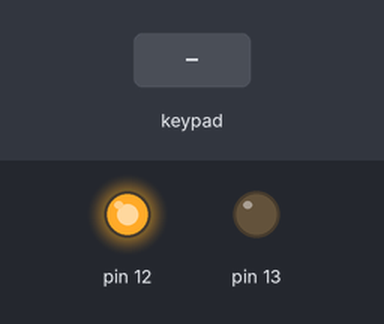
Bench run of a sketch on a simulated Arduino Uno, built with avr-gcc and run on an emulated ATmega328P. Shown: output pins drawn as LEDs (lit = HIGH). Inputs (shaded band) come from the test bench.

Above: at 1.2 s.
1.3 s: keypad keys 1 2 3 4 pressed 0.4 s apart
At 2.8 s:
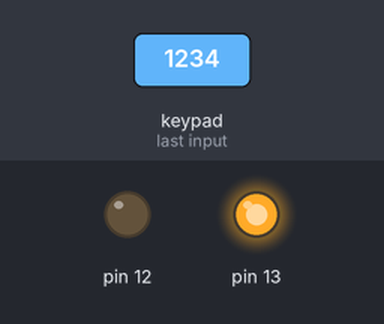
4.4 s: key '1' pressed
At 5.6 s:
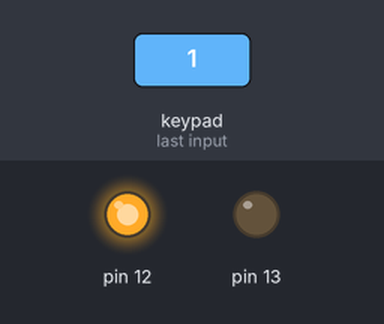
Timing chart, 0 to 7.4 s (numbered marks = the images above; inputs shaded):
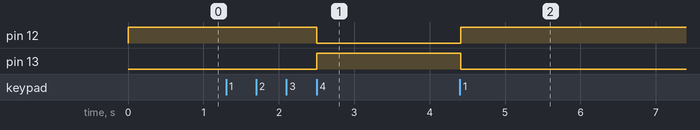

Measured:
- after the input at 1.3 s, pin 12: HIGH → LOW after 1.2 s; pin 13: LOW → HIGH after 1.2 s
- after the input at 4.4 s, pin 12: LOW → HIGH at once; pin 13: HIGH → LOW at once

The sketch:

miniproj.ino
```cpp
#include <Keypad.h>

 const byte rows = 4; //four rows
 const byte cols = 4; //four columns
 char keys[rows][cols] = {
 {'1','2','3','A'},
 {'4','5','6','B'},
 {'7','8','9','C'},
 {'*','0','#','D'}
 };
 byte rowPins[rows] = {0,1,2,3}; //connect to the row pinouts of the keypad
 byte colPins[cols] = {4,5,6,7}; //connect to the column pinouts of the keypad


 Keypad keypad = Keypad( makeKeymap(keys), rowPins, colPins, rows, cols );

 char keycode[4] = {'1','2','3','4'};
 char entry[4] = {'0','0','0','0'};
 int count = 0;
 unsigned long timer = 20000;
 bool timeout;
 bool correct = false;

void setup() {
  // put your setup code here, to run once
  pinMode(12, OUTPUT);
  pinMode(13, OUTPUT);

  for (int i = 0; i < 8; i++)
  {
    pinMode(i, INPUT);
  }
  keypad.setHoldTime(50);
  keypad.setDebounceTime(50);
}

void loop() {
  // put your main code here, to run repeatedly:
  if(!correct){
    digitalWrite(12, HIGH);
    digitalWrite(13, LOW);
  }
  timeout = true;

  for (int i = 0; i < 3; i++)
  {
    entry[i] = entry[i+1];
  }

  while (millis() < timer)
  {
    entry[3] = keypad.getKey();

    if (entry[3] != NULL)
    {
      count++;
      correct = false;
      timeout = false;
      break;
    }
  }

  if (timeout){
    count = 0;
  }
  else {
    if (count == 4){
      if ((entry[0] == keycode[0]) && (entry[1] == keycode[1]) && (entry[2] == keycode[2]) && (entry[3] == keycode[3])){
        digitalWrite(13, HIGH);
        digitalWrite(12, LOW);
        correct = true;
      }
      else{
        count = 0;
      }
    }
  }
  timer = millis() + 10000;
}
/*
#include <Keypad.h>

 const byte rows = 4; //four rows
 const byte cols = 4; //four columns
 char keys[rows][cols] = {
 {'1','2','3','A'},
 {'4','5','6','B'},
 {'7','8','9','C'},
 {'*','0','#','D'}
 };
 byte rowPins[rows] = {0,1,2,3}; //connect to the row pinouts of the keypad
 byte colPins[cols] = {4,5,6,7}; //connect to the column pinouts of the keypad

 Keypad keypad = Keypad( makeKeymap(keys), rowPins, colPins, rows, cols );

 char keycode[4] = {'1','2','3','4'};
 char entry[4] = {'0','0','0','0'};
 int count = 1;

void setup() {
  // put your setup code here, to run once
  pinMode(12, OUTPUT);
  pinMode(13, OUTPUT);

  for (int i = 0; i < 8; i++)
  {
    pinMode(i, INPUT);
  }
  keypad.setHoldTime(50);
  keypad.setDebounceTime(50);
  //Serial.begin(9600);
}

void loop() {
  // put your main code here, to run repeatedly:
  entry[0] = entry[1];
  entry[1] = entry[2];
  entry[2] = entry[3];

  entry[3] = keypad.waitForKey();
  //Serial.print(entry[3]);

  if (count == 4){
    if ((entry[0] == keycode[0]) && (entry[1] == keycode[1]) && (entry[2] == keycode[2]) && (entry[3] == keycode[3])){
      digitalWrite(12, HIGH);
      delay(2000);
      digitalWrite(12, LOW);
    }
    else {
      digitalWrite(13, HIGH);
      delay(2000);
      digitalWrite(13, LOW);
    }
    count = 1;
  }
  else{
    count++;
  }
}*/
```
